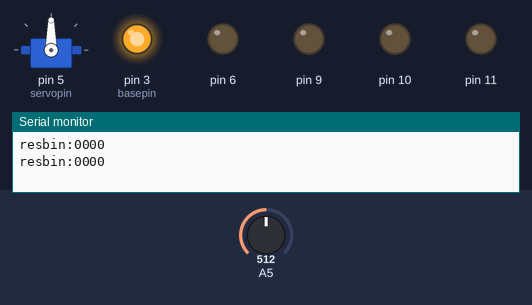
This sketch was run on a simulated Arduino Uno, built with avr-gcc and run on an emulated ATmega328P. On the bench: servo, output pins drawn as LEDs (lit = HIGH), the last lines printed to the serial monitor. The test bench sets the inputs (shaded band); at power-on: A5 = 512.

Above: at 1.8 s.
1.9 s: A5 set to 735
4.5 s: A5 set to 756
At 5.7 s:
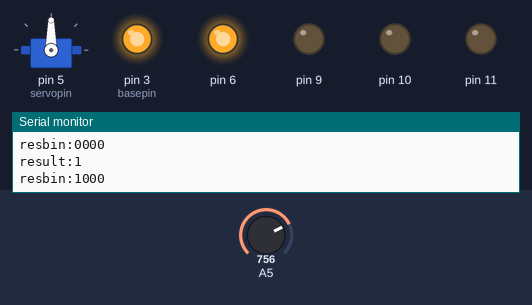
6.5 s: A5 set to 900
At 7.3 s:
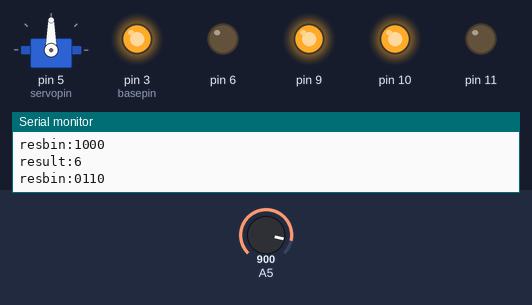
8.5 s: A5 set to 917
10.2 s: A5 set to 928
At 11.6 s:
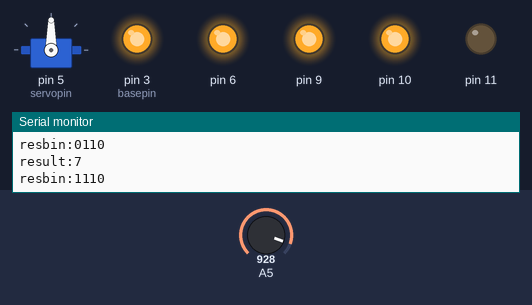
12.5 s: A5 set to 716
At 14.4 s:
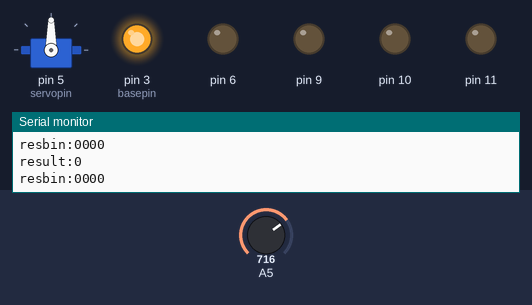
Timing chart, 0 to 15.5 s (numbered marks = the images above; inputs shaded):
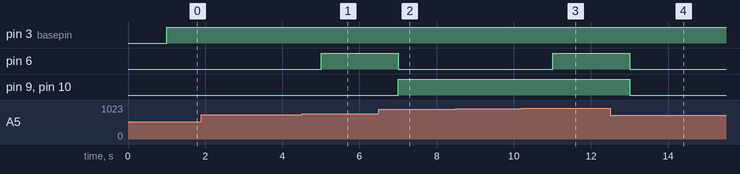

The sketch:

dimming_headlights_code.ino
```cpp
/*============================================================================
 |
 | Project:     Self-dimming headlights
 |
 +----------------------------------------------------------------------------
 |
 | Description: When there is a vehicle ahead, the headlights point
 |		down and become less bright. It also helps to save energy during the day.
 |		There is an indicator for the brightness that can help the driver
 |		make a rough estimate of how far away the upcoming vehicle is.
 |
 | Input:       A single photo resistor that detects thebrightness ahead.
 | Output:      -A lamp that changes its brightness.
 |				-A servo that tilts
 |				-A display that changes its reading from 0 to 8.
 |				-Serial output that shows the binary number given to the decoder,
 |				the reading of the photoresistor and the number given to the decoder
 |				in decimal.
 |
 | The Circuit:
 |				(1) An NPN transistor amplifies the signal from the Arduino(pin 3)
 |				connected in scheme common emitter. A lamp powered by a 9V battery.
 |
 |				(2) A photoresistor that is connected to 5V and analog pin A5.
 |				Analog pin A5 reads the input from the photoresistor.
 |
 |				(3)A servo connected to 5V, GND and pin5 of the arduino. pin5
 |				is used to control the servo.
 |
 |				(4) A 7 segment decoder CD4511 connected to 5V and GND of the
 |				Arduino. The input pins used to control it are(4,9,10,11).
 |				The input is a 4 digit binary number. The decoder controls a
 |				7 segment common cathode display. The display is connected to
 |				5V and GND. Its Input consists of the according output of the decoder.
 |
 |				(5) An arduino UNO on which the code is loaded.
 |
 | Algorithm:   The code is written in the language used for Arduino(C++).
 |				The level of light is detected by the photoresistor and stored
 |				in a variable. Then if the level is below certan number nothing
 |				about the lamp and the servo changes. If the level is higher,
 |				The signal at the transistor's base is lowered and the servo
 |				is tilted. For the display, the reading of the photoresistor
 |				is devided by a number so that at maximum the new number is 8.
 |				That then is turned into a binary number and passed to the decoder
 |				as each digit is the value of signal of a different input PIN of the
 |				decoder.
 |
 | Known Bugs:  The input from the photoresistor is not linear and some numbers
 |				on the display apear for a very short range of light values.
 |
 +----------------------------------------------------------------------------
 |
 | Author:      Vasil Gatev
 | Group:       47
 | Faculty #:   121220117
 |
 | Discipline:  TPLab2021 (Technological Practicum - Laboratory Exercises)
 | Institution: Technical University of Sofia
 | Instructor:  A.Redzheb (adnan@tu-sofia.bg)
 | Platform:    TinkerCAD Circuits
 | Hyperlink:   https://www.tinkercad.com/things/1eLaKnfMH2L-dimming-headlights/editel?sharecode=7URF3ReT3z1NsUEhHAVr5RhxKH9fDii_pZSmipYtrhk
 | Due Date:    04 June 2021
 |
 *==========================================================================*/
#include<Servo.h>
int servopin=5;
int basepin=3;
int pos=0;
int dmm;
int a=0;
Servo servo;

void setup()
{
  pinMode(basepin,OUTPUT);
  pinMode(A5,INPUT);
  pinMode(11,OUTPUT);
  pinMode(10,OUTPUT);
  pinMode(9,OUTPUT);
  pinMode(6,OUTPUT);
  servo.attach(servopin,500,2500);
  Serial.begin(9600);
}
void loop()
{
  int reading=analogRead(A5);
  int result;
  if(reading>=711)
  {
  	result=(reading-711)/((965-711)/8);
    Serial.print("result:");
    Serial.println(result);
  }
  else {result =0;}
  bool resbin[4];
  for(int i=3; i>=0; i--)
  {
    resbin[i]=0;
  }
  for(int i=0;i<4;i++)//turn result into binary number in resbin[]
  {
    resbin[i]=result%2;
    result=result/2;
  }
  Serial.print("resbin:");
  for(int i=0; i<4; i++)
  {
    Serial.print(resbin[i]);
  }
  Serial.println();
  if(resbin[0]==1)//0 razrqd
  {
   digitalWrite(6,HIGH);
  }
  else digitalWrite(6,LOW);
  if(resbin[1]==1)//1 razrqd
  {
    digitalWrite(9,HIGH);
  }
  else digitalWrite(9,LOW);
  if(resbin[02]==1)//2 razrqd
  {
    digitalWrite(10,HIGH);
  }
  else digitalWrite(10,LOW);
  if(resbin[03]==1)//3 razrqd
  {
    digitalWrite(11,HIGH);
  }
  else digitalWrite(11,LOW);
  //Serial.println(reading);
  if(reading>940)//намаляне на яркостта и насочване надолу чрез серво
  {
    tilt(30);
    percentdim(50);
  }
  else
  {
    tilt(0);
    percentdim(0);
  }
}
void percentdim(int percent)//
{
  dmm=100-percent;
  dmm = map(dmm,0,100,0,255);
  analogWrite(basepin, dmm);
}
void tilt(int deg)
{
  servo.write(90-deg);
    delay(1000);
}
```

Measured:
- the behaviour switches between 741 and 742 on A5 (found by bisection; images 0 and 1)
- the behaviour switches between 927 and 928 on A5 (found by bisection; images 2 and 3)
- after the input at 4.5 s, pin 6: LOW → HIGH after 0.50 s
- after the input at 6.5 s, pin 6: HIGH → LOW after 0.51 s; pin 9, pin 10: LOW → HIGH after 0.51 s
- after the input at 10.2 s, pin 6: LOW → HIGH after 0.81 s
- after the input at 12.5 s, pin 6, pin 9, pin 10: HIGH → LOW after 0.51 s
